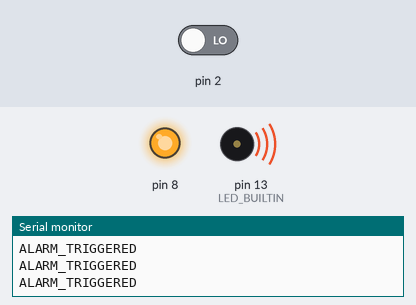
This sketch was run on a simulated Arduino Uno, built with avr-gcc and run on an emulated ATmega328P. Shown: output pins drawn as LEDs (lit = HIGH), buzzer (waves = sounding), the last lines printed to the serial monitor. Inputs (shaded band) come from the test bench; at power-on: pin 2 LOW.

Above: at 1.3 s.
1.4 s: pin 2 driven HIGH
At 2.3 s:
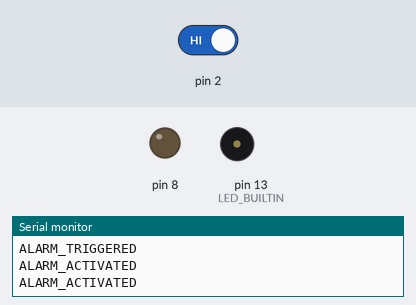
3.0 s: pin 2 driven LOW
At 3.4 s:
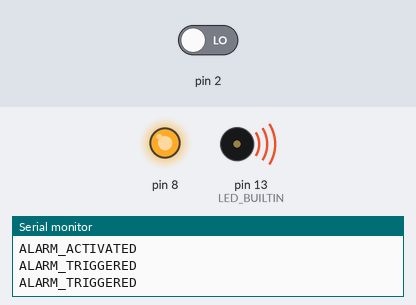
Timing chart, 0 to 6.0 s (numbered marks = the images above; inputs shaded):
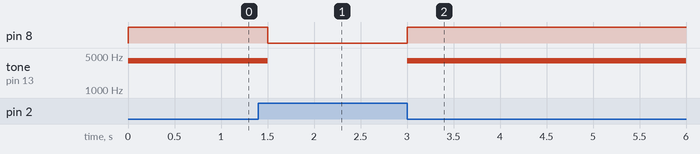

Measured:
- after the input at 1.4 s, pin 8: HIGH → LOW after 0.10 s; tone on pin 13 (LED_BUILTIN): 4000 Hz → silent after 0.10 s
- after the input at 3.0 s, pin 8: LOW → HIGH at once; tone on pin 13 (LED_BUILTIN): silent → 4000 Hz at once

The sketch:

Implementation.ino
```cpp
class Webcam {
  private:
    bool enabled = false;
    int faceAttempts = 0;

  public:
    int captureTime = 0;

    // Constructor
    Webcam() {}

    // Call once in loop() to handle face auth
    bool awaitFaceRecognition() {
      if (!enabled) {
        return false;  // Already locked
      }

      if (Serial.available() > 0) {
        String msg = Serial.readStringUntil('\n');
        msg.trim();  // Remove newline/whitespace

        if (msg == "FACE_OK") {
          enabled = true;
          Serial.println("Face verified.");
          return true;
        } else {
          faceAttempts++;
          Serial.println("Face not verified.");
        }
      }

      return false;  // Still waiting
    }

    void activateWebcam() {
      enabled = true;
    }

    void deactivateWebcam() {
      enabled = false;
    }

    void reset() {
      enabled = false;
      faceAttempts = 0;
    }

    bool isEnabled() {
      return enabled;
    }

    int getAttempts() {
      return faceAttempts;
    }
};

class Sensor {

  private:
    int arduinoPin;
    bool enabled;

  public:
    String name;

    // Constructor
    Sensor(String sensorName, int sensorPin) {
      name = sensorName;
      arduinoPin = sensorPin;
      pinMode(arduinoPin, INPUT);
    }

    // Function to read sensor state
    int readSensorState() {
      return digitalRead(arduinoPin);
    }

};

class AlarmOutput {

  private:

  public:
    String name;
    bool enabled;
    int arduinoPin;

    // Constructor
    AlarmOutput(String outputName, int outputPin) {
      name = outputName;
      arduinoPin = outputPin;
      pinMode(arduinoPin, OUTPUT);
    }

};

class Buzzer : public AlarmOutput {
  private:
      int pitch;              // Frequency in Hz
      int volume;             // Simulated volume (0-255, works if using PWM/transistor)
      int currentDuration;    // How long the buzzer should play

  public:
      // Constructor
      Buzzer(String outputName, int outputPin) : AlarmOutput(outputName, outputPin) {
          pitch = 4000;         // Default pitch 1KHz
          volume = 255;         // Max simulated volume
          currentDuration = 0;  // Default duration
      }

      // Setters
      void setPitch(int newPitch) {
          pitch = newPitch;
      }

      void setVolume(int newVolume) {
          volume = constrain(newVolume, 0, 255); // Simulated volume, 0-255
      }

      void setDuration(int duration) {
          currentDuration = duration;
      }

      // Play the buzzer sound
      void playBuzzer() {
          tone(arduinoPin, pitch); // Start tone at current pitch
      }

      // Stop the buzzer
      void endBuzzer() {
          noTone(arduinoPin);  // Stop the tone
      }

      // Optionally: play for a duration
      void playForDuration(int durationMs) {
          playBuzzer();
          delay(durationMs); // Blocking delay for demo
          endBuzzer();
      }
  };


class LED : public AlarmOutput {
  private:

  public:
      int brightness;

      // Constructor
      LED(String outputName, int outputPin) : AlarmOutput(outputName, outputPin) {
        brightness = 255;
        pinMode(outputPin, OUTPUT);  // Make sure pin is set as output
      }

      // Setters
      void setBrightness(int newBrightness) {
          brightness = newBrightness;
      }

      // Turn LED on
      void turnOn() {
          digitalWrite(arduinoPin, HIGH);  // Use analogWrite for PWM brightness
      }

      // Turn LED off
      void turnOff() {
          digitalWrite(arduinoPin, LOW);  // Set to 0 brightness
      }
};

class SolenoidLock : public AlarmOutput {
  private:

  public:
      // Constructor
      SolenoidLock(String outputName, int outputPin) : AlarmOutput(outputName, outputPin) {
        pinMode(outputPin, OUTPUT);  // Make sure pin is set as output
      }

      void Lock() {
          digitalWrite(arduinoPin, HIGH);  // Lock again
      }

      void Unlock() {
          digitalWrite(arduinoPin, LOW);  // Lock again
      }
};

class MainSession {

  private:
    bool isActivated;
    bool isDeactivated;
    bool isTriggered;

    String correctPIN;

    Buzzer myBuzzer;
    SolenoidLock myLock;
    LED leds[3];
    Sensor windowSensor;
    Webcam myWebcam;

  public:
    int loggedUserID;

    MainSession() : myWebcam(), myBuzzer("MainBuzzer", 13), myLock("DoorLock", 8), leds{ LED("LED1", 51), LED("LED2", 49), LED("LED3", 47)}, windowSensor("window", 2) {
        isActivated = true;
        isDeactivated = false;
        isTriggered = false;
    }

    // Function to display car details
    bool readSensors() {
        if (isActivated == true && isDeactivated == false) {

          //Read Sensors
          return !windowSensor.readSensorState();
        }
        else {
          return false;
        }
    }

    bool checkForFace() {
      return myWebcam.awaitFaceRecognition();
    }

    void triggerAlarmProcedure() {
        isActivated = true;
        isDeactivated = false;
        isTriggered = true;

        myBuzzer.playBuzzer();
        myLock.Lock();
        for (int i = 0; i < 3; i++) {
          leds[i].turnOn();   // Turn current LED on
        }

        Serial.println("ALARM_TRIGGERED");
    }

    void endAlarmProcedure() {
        isActivated = false;
        isDeactivated = false;
        isTriggered = false;

        myBuzzer.endBuzzer();
        myLock.Unlock();
        for (int i = 0; i < 3; i++) {
          leds[i].turnOff();  // Then turn it off before moving to the next
        }
    }

    void deactivateAllSensors() {

        endAlarmProcedure();

        isActivated = false;
        isDeactivated = true;
        isTriggered = false;

        Serial.println("ALARM_DEACTIVATED");
    }

    void activateAllSensors() {
        isActivated = true;
        isDeactivated = false;
        isTriggered = false;

        Serial.println("ALARM_ACTIVATED");
    }

    void logDateTime() {
        if (Serial.available()) { // Check if data is received
          String dateTime = Serial.readString(); // Read the string
          Serial.print("Received Time: ");
          Serial.println(dateTime); // Display the received time
      }
    }

    void readPin() {
      delay(250);
      if (Serial.available() > 0) {
        String receivedPIN = Serial.readStringUntil('\n');
        receivedPIN.trim(); // remove newline and spaces

        if (receivedPIN == correctPIN) {
          Serial.println("ACCESS GRANTED");
          digitalWrite(LED_BUILTIN, HIGH); // Turn on LED
        } else {
          Serial.println("ACCESS DENIED");
          digitalWrite(LED_BUILTIN, LOW);  // Turn off LED
        }
      }
  }


};

MainSession alarmSession;

void setup() {
  // Optional: configure pitch, volume, and duration
  Serial.begin(9600);
  pinMode(LED_BUILTIN, OUTPUT);
  alarmSession.activateAllSensors();
}

void loop() {
  if (alarmSession.checkForFace()) {
    digitalWrite(LED_BUILTIN, HIGH); // Turn on LED
    alarmSession.deactivateAllSensors();

    unsigned long startTime = millis();
    bool messageReceived = false;

    while (millis() - startTime < 60000) { // 60,000 ms = 60 seconds
        alarmSession.readPin();
    }

    alarmSession.activateAllSensors();
  }
  else {
    if (alarmSession.readSensors()) {
      alarmSession.triggerAlarmProcedure();
      delay(250);  // optional throttle
    }
    else {
      alarmSession.endAlarmProcedure();
      delay(250);  // optional throttle
      alarmSession.activateAllSensors();
      delay(250);  // optional throttle
    }
  }

}
```
